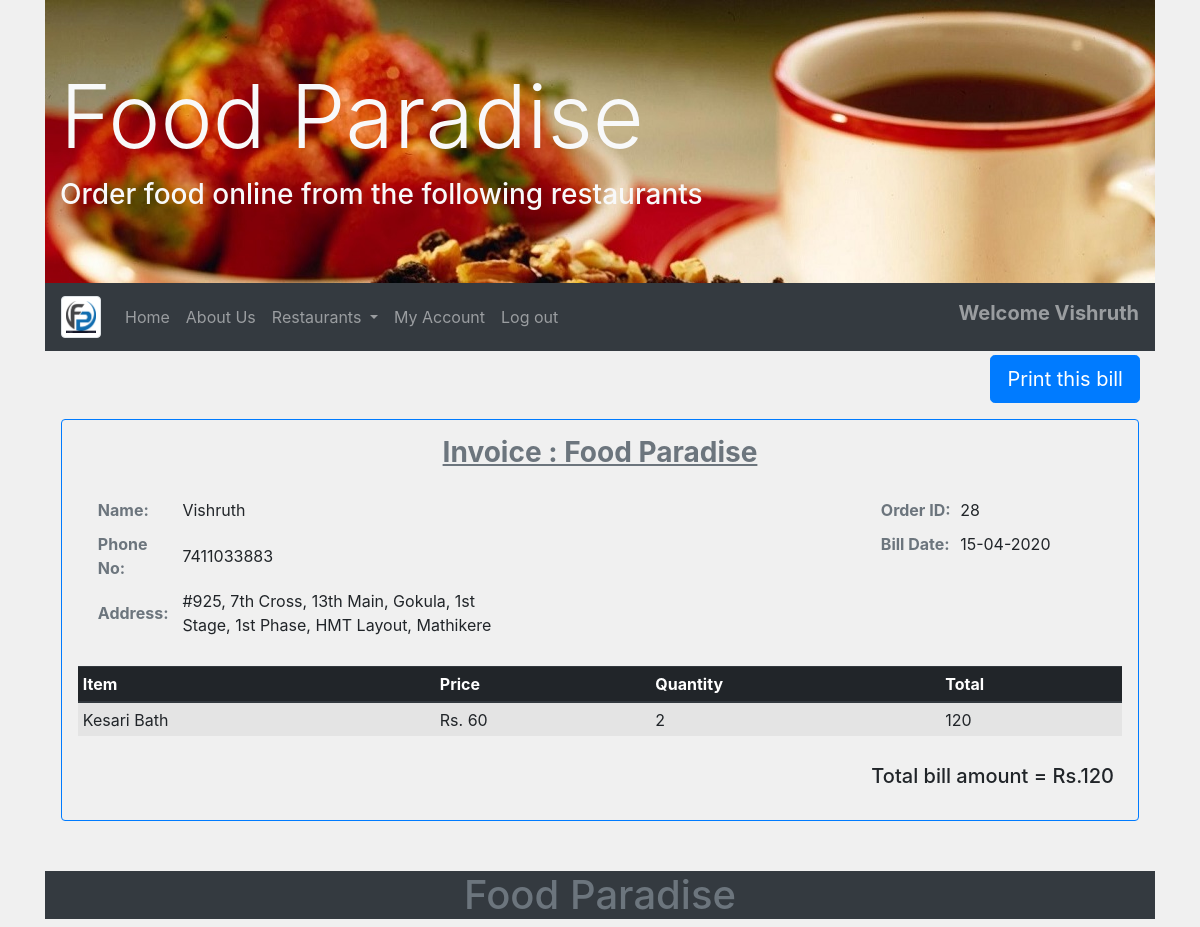
Page /generate_bill.php?order_id=28 (signed in) on the committed database.
### tables this page shows
CREATE TABLE `order` (
  `o_id` int(11) NOT NULL,
  `c_id` int(11) NOT NULL
);

CREATE TABLE `customer` (
  `c_id` int(11) NOT NULL,
  `name` varchar(50) NOT NULL,
  `address` varchar(200) NOT NULL,
  `phone_no` varchar(10) NOT NULL,
  `password` varchar(255) NOT NULL
);

CREATE TABLE `order_master` (
  `om_id` int(11) NOT NULL,
  `o_id` int(11) NOT NULL,
  `im_id` int(11) NOT NULL,
  `quantity` int(11) NOT NULL,
  `date` date NOT NULL
);

CREATE TABLE `item` (
  `im_id` int(11) NOT NULL,
  `i_name` varchar(200) NOT NULL,
  `category` varchar(30) NOT NULL,
  `price` int(11) NOT NULL,
  `image` varchar(500) NOT NULL,
  `status` tinyint(4) NOT NULL DEFAULT 1
);

### generate_bill.php (the view, shortened to what this page needs)
<?php
  require_once 'include/dbcon.php';
?>
<!doctype html>
<html lang="en">
  <head>
    <link rel="stylesheet" href="css/bootstrap.min.css">
    <link rel="stylesheet" type="text/css" href="css/main.css">
  </head>
  <body>
    <div class="container">
    <?php require 'include/header.php'; ?>
    <?php
        if (isset($_GET['order_id'])) {
            $order_id = $_GET['order_id'];
        }
        $sql = "SELECT * FROM customer, `order` where customer.c_id=`order`.c_id AND o_id=$order_id";
        if ($result = mysqli_query($link, $sql)) {
            if (mysqli_num_rows($result) === 1) {
                $cust_row = mysqli_fetch_assoc($result);
                $sql = "SELECT item.i_name, item.price, order_master.quantity, DATE_FORMAT(order_master.date, '%d-%m-%Y') AS date, item.price * order_master.quantity AS total FROM item, order_master WHERE item.im_id = order_master.im_id and order_master.o_id=$order_id";
                if ($result = mysqli_query($link, $sql)) {
                    $item_rows = mysqli_fetch_all($result, MYSQLI_ASSOC);
                }
                else {
                }
            }
        }
        else {
        }
     ?>
     <div class="container">
        <div class="row mt-1">
            <div class="col"></div>
            <div class="col"></div>
            <div class="col"></div>
            <div class="col"></div>
            <div class="col"></div>
            <div class="col"></div>
            <div class="col">
                <button type="button" class="btn btn-primary btn-lg">Print this bill</button>
            </div>
          </div>
     </div>
     <div class="border border-primary rounded m-3 p-3" id="bill">
        <h3 class="text-center text-muted font-weight-bold mb-4">
            <u>Invoice : Food Paradise</u>
        </h3>
        <div class="container">
            <div class="row">
                <div class="col-md-5">
                    <table class="table-sm">
                      <tbody>
                          <tr>
                              <td><span class="text-muted font-weight-bold">Name:</span></td>
                              <td><?php echo $cust_row['name']; ?></td>
                          </tr>
                          <tr>
                              <td><span class="text-muted font-weight-bold">Phone No:</span></td>
                              <td><?php echo $cust_row['phone_no']; ?></td>
                          </tr>
                          <tr>
                              <td><span class="text-muted font-weight-bold">Address:</span></td>
                              <td> <?php echo $cust_row['address']; ?></td>
                          </tr>
                      </tbody>
                    </table>
                </div>
                <div class="col-md-4"></div>
                <div class="col-md-3">
                    <table class="table-sm">
                      <tbody>
                          <tr>
                              <td><span class="text-muted font-weight-bold">Order ID:</span></td>
                              <td> <?php echo $order_id; ?></td>
                          </tr>
                          <tr>
                              <td><span class="text-muted font-weight-bold">Bill Date:</span></td>
                              <td> <?php echo $item_rows[0]['date'] ?></td>
                          </tr>
                      </tbody>
                    </table>
                </div>
            </div>
        </div>
         <div class="table-responsive mt-4">
            <table class="table table-striped table-sm">
                <thead class="thead-dark">
                  <tr>
                    <th>Item</th>
                    <th>Price</th>
                    <th>Quantity</th>
                    <th>Total</th>
                  </tr>
                </thead>
                <tbody>
                    <?php $total_amount = 0; ?>
                    <?php foreach ($item_rows as $item): ?>
                    <tr>
                        <td> <?php echo $item['i_name']; ?></td>
                        <td> Rs. <?php echo number_format($item['price']); ?> </td>
                        <td> <?php echo $item['quantity']; ?> </td>
                        <td>
                            <?php
                                echo $item['total'];
                               $total_amount += $item['total'];
                            ?>
                        </td>
                    </tr>
                    <?php endforeach; ?>
                </tbody>
              </table>
        </div>
        <h5 class="text-right p-2 mt-1">Total bill amount = Rs.<?php echo number_format($total_amount); ?> </h5>
     </div>
    <?php require 'include/footer.php'; ?>
    </div>
  </body>
</html>

### css/main.css (style rules this page uses)
body { background-color: #f0f0f0; }
div.table-responsive { margin-top: 7px; }

### rows in the picture
order: c.name "Vishruth", c.phone_no "7411033883", c.address "#925, 7th Cross, 13th Main, Gokula, 1st Stage, 1st Phase, HMT Layout, Mathikere"
order_master: im.i_name "Kesari Bath", im.price "60", quantity "2", total "120"

### other values in the picture
$_SESSION['c_name'] "Vishruth"
$order_id "28"
$item_rows[0]['date'] "15-04-2020"
$total_amount "120"
